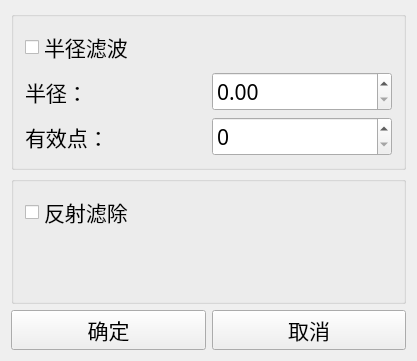
<?xml version="1.0" encoding="UTF-8"?>
<ui version="4.0">
 <class>OutlierRemovalSettingGuiClass</class>
 <widget class="QDialog" name="OutlierRemovalSettingGuiClass">
  <property name="geometry">
   <rect>
    <x>0</x>
    <y>0</y>
    <width>417</width>
    <height>361</height>
   </rect>
  </property>
  <property name="font">
   <font>
    <family>新宋体</family>
    <pointsize>16</pointsize>
   </font>
  </property>
  <property name="windowTitle">
   <string>滤除外点参数设置</string>
  </property>
  <layout class="QVBoxLayout" name="verticalLayout_3">
   <item>
    <widget class="QGroupBox" name="groupBox">
     <property name="title">
      <string/>
     </property>
     <layout class="QVBoxLayout" name="verticalLayout">
      <item>
       <widget class="QCheckBox" name="checkBox_radius_filter">
        <property name="text">
         <string>半径滤波</string>
        </property>
       </widget>
      </item>
      <item>
       <layout class="QGridLayout" name="gridLayout">
        <item row="0" column="1">
         <widget class="QDoubleSpinBox" name="doubleSpinBox_radius"/>
        </item>
        <item row="0" column="0">
         <widget class="QLabel" name="label_radius">
          <property name="text">
           <string>半径：</string>
          </property>
         </widget>
        </item>
        <item row="1" column="0">
         <widget class="QLabel" name="label_num">
          <property name="text">
           <string>有效点：</string>
          </property>
         </widget>
        </item>
        <item row="1" column="1">
         <widget class="QSpinBox" name="spinBox_num"/>
        </item>
       </layout>
      </item>
     </layout>
    </widget>
   </item>
   <item>
    <widget class="QGroupBox" name="groupBox_2">
     <property name="title">
      <string/>
     </property>
     <layout class="QVBoxLayout" name="verticalLayout_2">
      <item>
       <widget class="QCheckBox" name="checkBox_reflect">
        <property name="text">
         <string>反射滤除</string>
        </property>
       </widget>
      </item>
      <item>
       <spacer name="verticalSpacer">
        <property name="orientation">
         <enum>Qt::Vertical</enum>
        </property>
        <property name="sizeHint" stdset="0">
         <size>
          <width>20</width>
          <height>40</height>
         </size>
        </property>
       </spacer>
      </item>
     </layout>
    </widget>
   </item>
   <item>
    <layout class="QHBoxLayout" name="horizontalLayout">
     <item>
      <widget class="QPushButton" name="pushButton_ok">
       <property name="text">
        <string>确定</string>
       </property>
       <property name="autoDefault">
        <bool>false</bool>
       </property>
      </widget>
     </item>
     <item>
      <widget class="QPushButton" name="pushButton_cancel">
       <property name="text">
        <string>取消</string>
       </property>
       <property name="autoDefault">
        <bool>false</bool>
       </property>
      </widget>
     </item>
    </layout>
   </item>
  </layout>
 </widget>
 <layoutdefault spacing="6" margin="11"/>
 <resources/>
 <connections/>
</ui>
